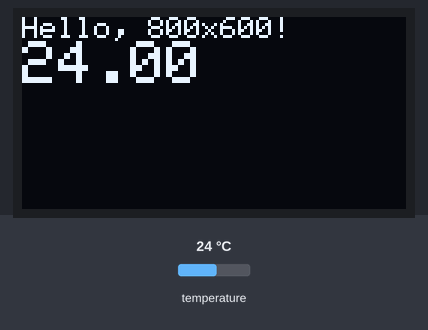
This sketch was run on a simulated Arduino Uno, built with avr-gcc and run on an emulated ATmega328P. On the bench: 128×64 one-colour display. The inputs (shaded band) are chosen by the test bench; at power-on: temperature 24 °C. What the sketch prints to the serial monitor is not drawn.

Above: at 1.6 s.
1.7 s: temperature set to 12 °C
At 2.9 s:
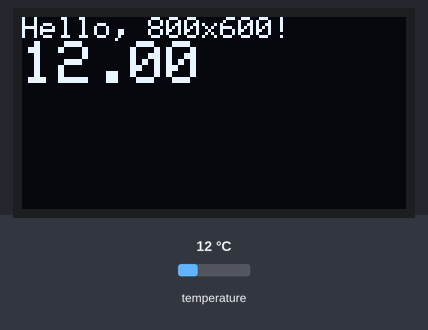
3.6 s: temperature set to 19 °C
At 5.2 s:
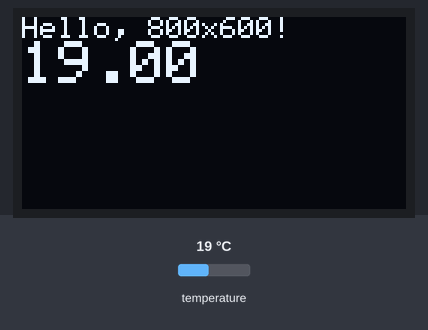
6.2 s: temperature set to 28 °C
At 7.6 s:
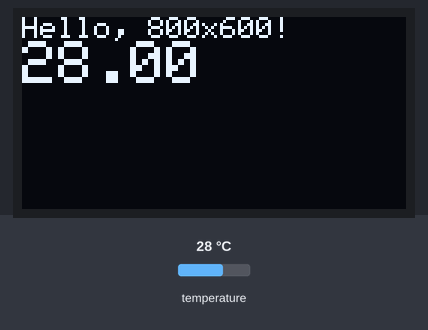
Timing chart, 0 to 9.2 s (numbered marks = the images above; inputs shaded):
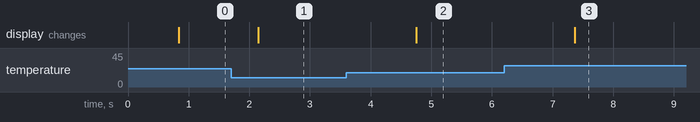

The sketch:

term_lcd.ino
```cpp
//добавление библиотек
#include <SPI.h>
#include <Wire.h>
#include <Adafruit_GFX.h>
#include <Adafruit_SSD1306.h>
#include <OneWire.h>
#include <DallasTemperature.h>

// Обьявляем глобальные переменные
#define ONE_WIRE_BUS 10                     // Шина для термометра
#define OLED_RESET 4
Adafruit_SSD1306 display(OLED_RESET);

OneWire oneWire(ONE_WIRE_BUS);
DallasTemperature sensors(&oneWire);

void setup()   {                             //Класс настройки. выполняется в самом начале и только один раз
  Serial.begin(9600);                        //Активируем порт COM для вывода данных на компьютер
  display.begin(SSD1306_SWITCHCAPVCC, 0x3C); //Активируем порты дисплея и указываем регистр
  display.clearDisplay();                    //Очищаем дисплей от шлака предидущего скетча (при его наличия)
  sensors.begin();                           //Стартуем термометр
}

void loop() {                               //Циклический класс. Выполняется после класса настройки и повторяется при завершении
  sensors.requestTemperatures();            // запрос данных от термометра
  display.setTextSize(1);                   // Устанавливаем шрифт
  display.setTextColor(WHITE);              // Цстанавливаем цвет текста
  display.setCursor(0,0);                   // Ставим курсор в начальное положение
  display.println("Hello, 800x600!");       // Печать текста
  display.setTextSize(2);                   // Шрифт
  display.println(sensors.getTempCByIndex(0)); // Выводим на дисплей показание термометра
  display.display();                           // Эта комманда "выплёвывает" все display.println на дисплей
  Serial.println(sensors.getTempCByIndex(0));  // Отправляем температуру на COM порт
  delay(500);                                  // Пауза
  display.clearDisplay();                      // очищаем дисплей для следующей отрисовки

}
```

Measured:
- after the input at 1.7 s, the display: changes after 0.44 s (image 1)
- after the input at 3.6 s, the display: changes after 1.2 s (image 2)
- after the input at 6.2 s, the display: changes after 1.2 s (image 3)
